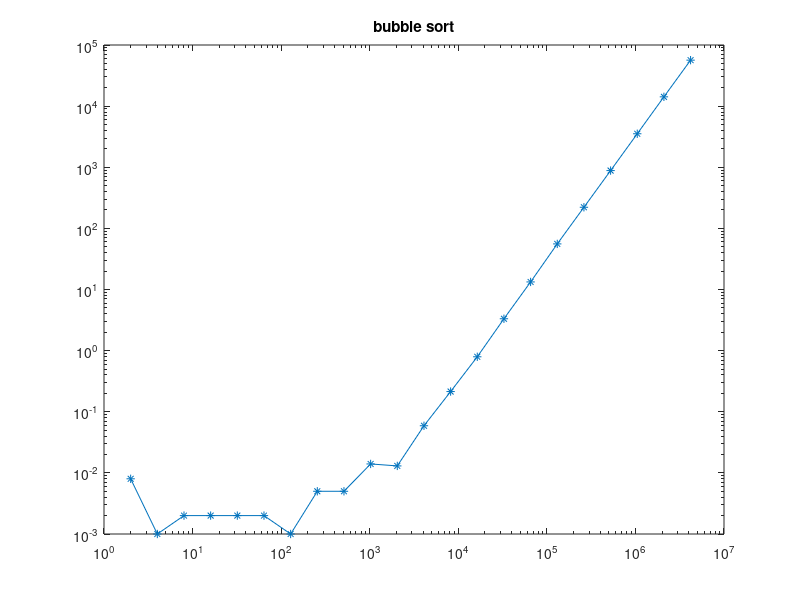
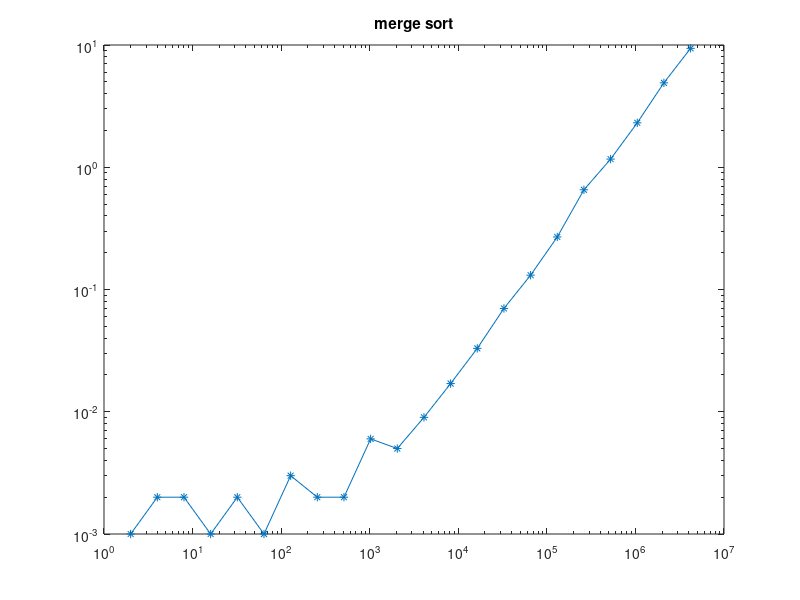

The MATLAB script that drew these images, in order:
bubble_test = [
    2       0.008     0.000     0.000
    4       0.001     0.000     0.000
    8       0.002     0.000     0.000
    16      0.002     0.000     0.000
    32      0.002     0.000     0.000
    64      0.002     0.000     0.000
    128     0.001     0.000     0.000
    256     0.005     0.000     0.000
    512     0.005     0.000     0.000
    1024    0.014     0.004     0.000
    2048    0.013     0.008     0.000
    4098    0.059     0.040     0.000
    8192    0.214     0.184     0.000
    16384   0.793     0.732     0.028
    32768   3.321     3.192     0.040
    65536   13.300    13.268    0.004
    131072  55.720    54.972    0.188
    262144  221.518   221.012   0.136
    524288  882.027   880.232   0.456
    1048576 3531.714  3525.856  2.016
    2097152 14189.293 14171.008 5.700
    4194304 56500.826 56460.120 15.696
]

merge_test = [
    2       0.001 0.000 0.000
    4       0.002 0.000 0.000
    8       0.002 0.000 0.000
    16      0.001 0.000 0.000
    32      0.002 0.000 0.000
    64      0.001 0.000 0.000
    128     0.003 0.000 0.000
    256     0.002 0.000 0.000
    512     0.002 0.000 0.000
    1024    0.006 0.000 0.000
    2048    0.005 0.004 0.000
    4096    0.009 0.008 0.000
    8192    0.017 0.016 0.000
    16384   0.033 0.028 0.000
    32768   0.070 0.060 0.000
    65536   0.131 0.124 0.000
    131072  0.269 0.244 0.012
    262144  0.654 0.528 0.016
    524288  1.166 1.084 0.020
    1048576 2.309 2.232 0.028
    2097152 4.905 4.500 0.152
    4194304 9.392 9.072 0.152
]


sizes = bubble_test(:,1);

bubble_times = bubble_test(:, 2);
merge_times = merge_test(:, 2);

figure(1)
loglog(sizes, bubble_times, '-*');
title('bubble sort')

figure(2)
loglog(sizes, merge_times, '-*');
title('merge sort')
